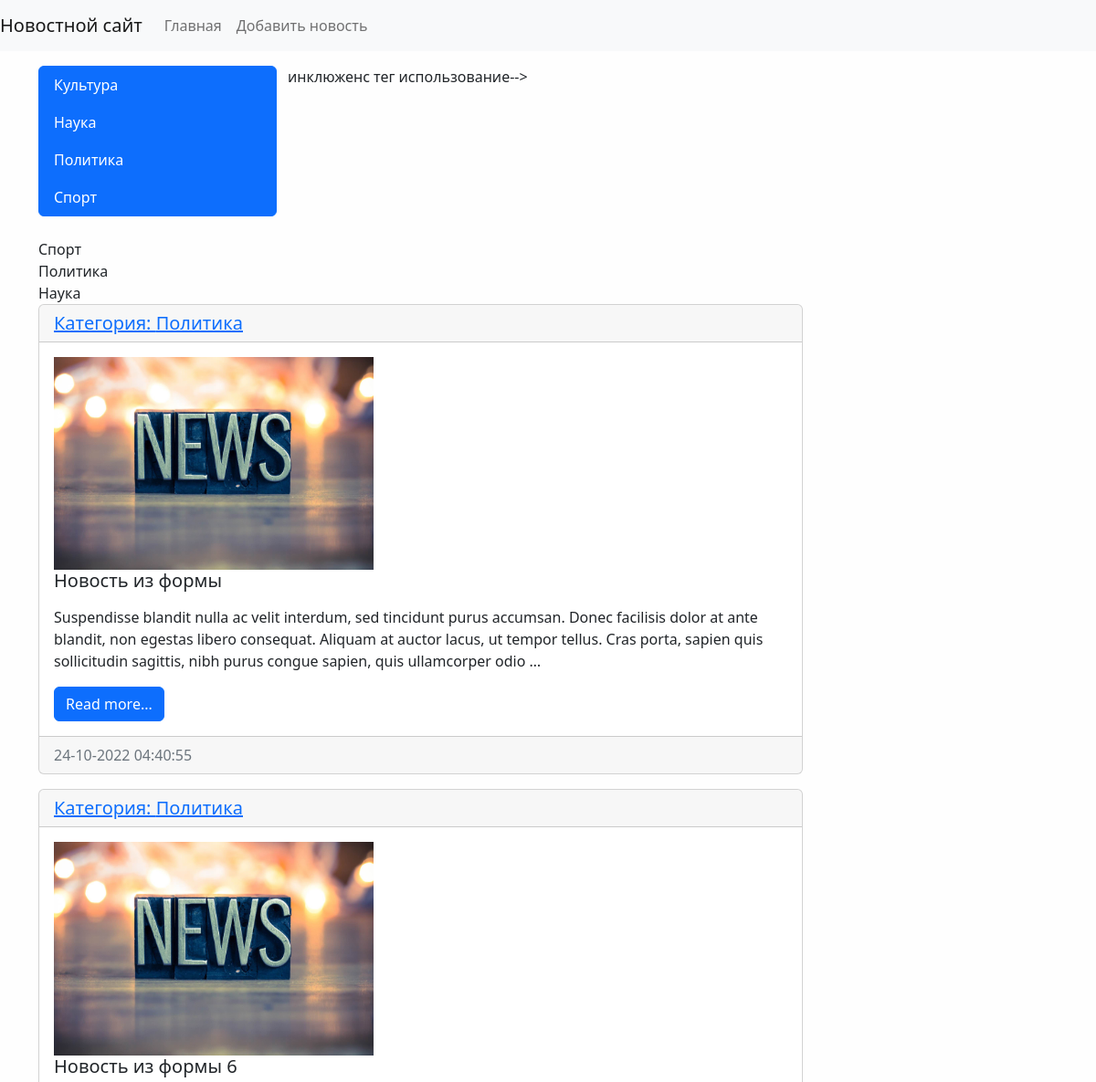
The app's page / (upper part), older data.
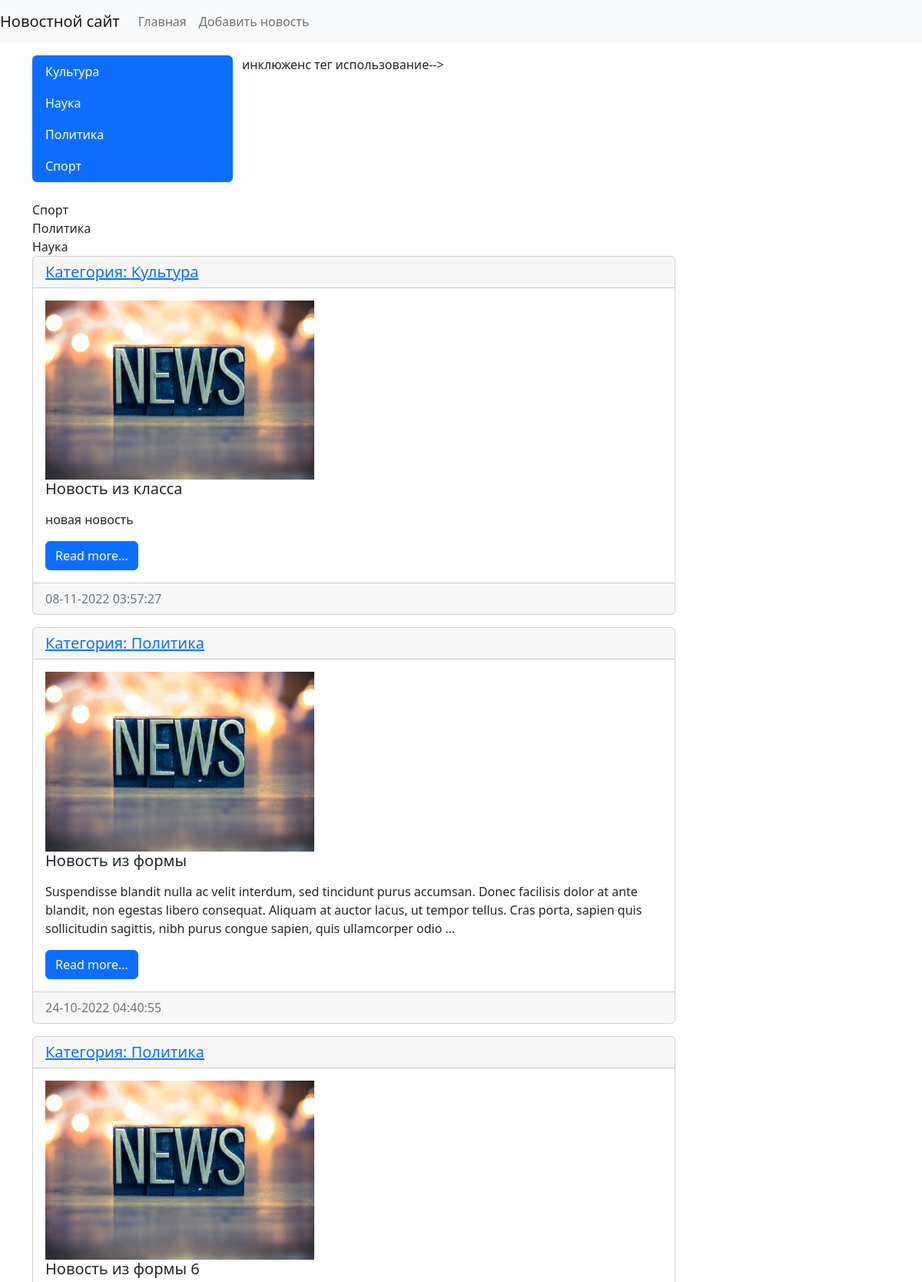
The same page, newer data.
### news/models.py (models this page shows, shortened)
class Category(models.Model):
    title = models.CharField(max_length=150, db_index=True, verbose_name='Наименование категории')
    def get_absolute_url(self):
        return reverse('category', kwargs={'category_id': self.pk})
    class Meta:
        verbose_name = 'Категория'
        verbose_name_plural = 'Категории'
        ordering = ['title'] #сортировка

class News(models.Model):
    title = models.CharField(max_length=150, verbose_name = 'Наименование')
    content = models.TextField(blank=True, verbose_name = 'Контент')
    created_at = models.DateTimeField(auto_now_add=True, verbose_name = 'Дата публикации')
    updated_at = models.DateTimeField(auto_now=True, verbose_name = 'Обновлено')
    photo = models.ImageField(upload_to='photos/%Y/%m/%d/', verbose_name = 'Фото', blank=True)
    is_published = models.BooleanField(default=True, verbose_name = 'Опубликовано')
    category = models.ForeignKey('Category', on_delete=models.PROTECT, verbose_name='Категория') #связь с таблицей категориями линковка
    views = models.IntegerField(default=0)
    def get_absolute_url(self):
        return reverse('view_news', kwargs={'pk': self.pk})
    class Meta:
        verbose_name = 'Новость'
        verbose_name_plural = 'Новости'
        ordering = ['-created_at'] #сортировка

### news/views.py (the view)
# urls.py: path('', HomeNews.as_view(), name='home'),
class HomeNews(ListView):
    model = News
    template_name = 'news/home_news_list.html' #переопределение шаблона по умолчанию
    context_object_name = 'news' #переопределение базового списка для вывода в свой класс (дефолтный объект)
    def get_context_data(self, *, object_list=None, **kwargs):
        context = super().get_context_data(**kwargs) #наследовали атрибуты от шаблона
        context['title'] = 'Главная страница' #переопределили title
        return context
    def get_queryset(self):
        return News.objects.filter(is_published=True) #фильтр по опубликовано

### news/templatetags/news_tags.py (called while the page is built)
@register.simple_tag(name='get_list_categories')
def get_categories():
    return Category.objects.all()

@register.inclusion_tag('news/list_categories.html')
def show_categories():  #можно передать агрументы этой функции
    categories = Category.objects.annotate(cnt=Count('news')).filter(cnt__gt=0)
    return {'categories': categories}

### news/templates/news/home_news_list.html (shortened to what this page needs)
{% extends 'base.html' %}
{% block sidebar %}
{% include 'inc/_sidebar.html' %}
{% endblock %}
        {% block content %}
            {% for item in news %}
            <div class="card mb-3">
                <h5 class="card-header"> <a href="{{ item.category.get_absolute_url }}">Категория: {{ item.category.title }}</a></h5>
                <div class="card-body">
                    <div class="media">
                        {% if item.photo%}
                        <img src="{{ item.photo.url }}" alt="" width="350" height="233">
                        {% else %}
                        <img src="../../../media/photos/2022/10/16/icon19.jpg" alt="" width="350">
                        {% endif %}
                        <div class="media-body">
                          <h5 class="card-title">{{ item.title }}</h5>
                          <p class="card-text">{{ item.content|safe|linebreaks|truncatewords:40 }}</p>
                          <a href="{{ item.get_absolute_url }}" class="btn btn-primary">Read more...</a>
                        </div>
                    </div>
                </div>
                <div class="card-footer text-muted">
                    {{ item.created_at|date:"d-m-Y H:i:s" }}
                </div>
            </div>
            {% endfor %}
{% endblock %}

### templates/base.html (shortened to what this page needs)
{% load static %}
<!doctype html>
<html lang="en">
  <head>
    <link rel="stylesheet" href="{% static 'bootstrap/css/bootstrap.min.css' %}" >
    <link rel="stylesheet" href="{% static 'css/style.css' %}" >
  </head>
  <body>
{% include 'inc/_nav.html' %}
<div class="container mt-3">
    <div class="row">
        <div class="col-md-3">
          {% block sidebar %}SIDEBAR{% endblock %}
        </div>
        <div class="col-md-9">
          {% block content%}CONTENT{% endblock %}
        </div>
    </div>
  </body>
</html>

### templates/inc/_nav.html (shortened to what this page needs)
<nav class="navbar navbar-expand-lg navbar-light bg-light">
    <a class="navbar-brand" href="{% url 'home' %}">Новостной сайт</a>
    <div class="collapse navbar-collapse" id="navbarSupportedContent">
        <ul class="navbar-nav mr-auto">
            <li class="nav-item"><a class="nav-link" href="{% url 'home' %}">Главная</a></li>
            <li class="nav-item"><a class="nav-link" href="{% url 'add_news' %}">Добавить новость</a></li>
        </ul>
    </div>
</nav>

### templates/inc/_sidebar.html
{% load news_tags %}
 <div class="list-group">
     {% get_list_categories as categories %}
     {% for item_category in categories %}
     <a href="{% url 'category' item_category.pk %}" class="list-group-item list-group-item-action active" aria-current="true">{{ item_category.title }}</a>
     {% endfor %}
 </div>
<br>

### news/templates/news/list_categories.html (shortened to what this page needs)
     {% for item_category in categories %}
     <a href="{{ item.get_absolute_url }}" class="list-group-item list-group-item-action active" aria-current="true">{{ item_category.title }}
     </a>
     {% endfor %}
 </div>

### mysite/static/css/style.css (style rules this page uses)
body { background-color: #fefefe; }

Row changes from the older to the newer data that the page shows:
added News: category "Культура", title "Новость из класса", content "новая новость", created_at "08-11-2022 03:57:27"
